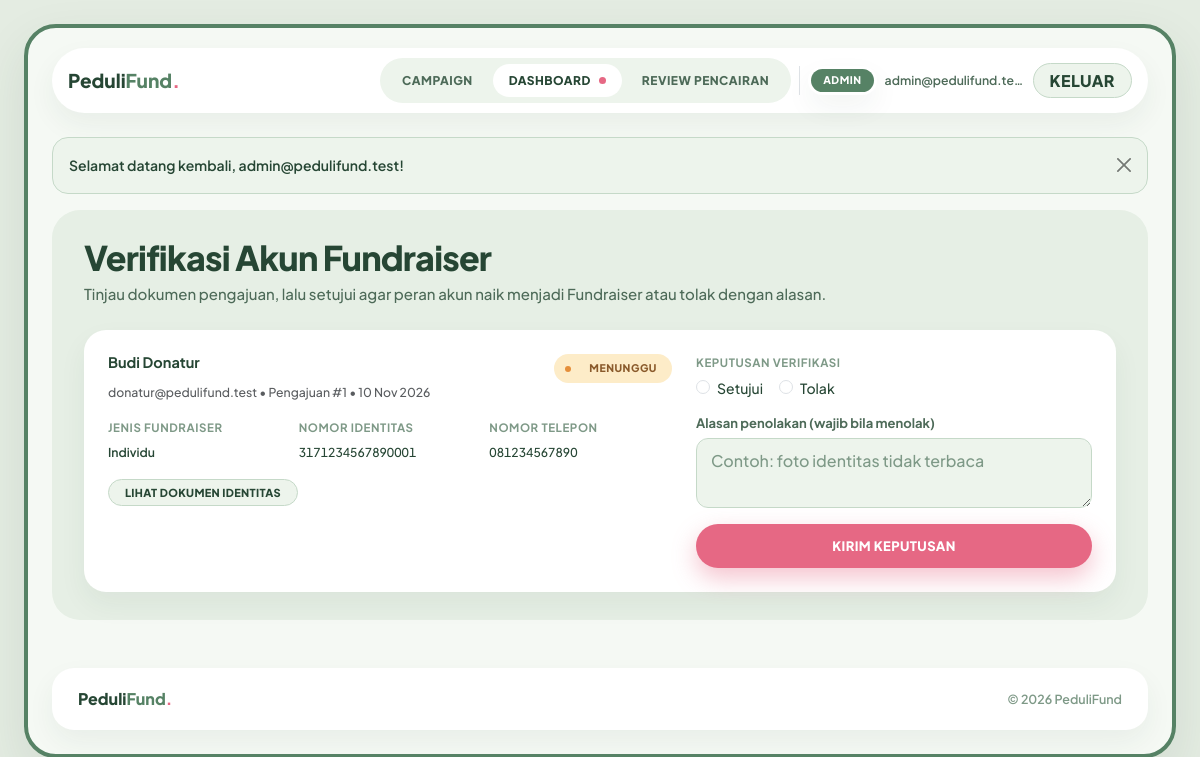
The app's page /verifikasi_akun.php (signed in) with its own data.
### tables this page shows
CREATE TABLE IF NOT EXISTS verifikasi_fundraiser (
    id_verifikasi INT AUTO_INCREMENT PRIMARY KEY,
    id_user INT NOT NULL,
     
    jenis_fundraiser ENUM('Individu', 'Organisasi') NOT NULL,
    nama_lengkap VARCHAR(150) NOT NULL,
    nomor_identitas VARCHAR(50) NOT NULL,
    nomor_telepon VARCHAR(20) NOT NULL,
    dokumen_verifikasi VARCHAR(255) NOT NULL,
    dokumen_pendukung VARCHAR(255) NULL,
    status_dokumen ENUM('Menunggu', 'Valid', 'Ditolak') NOT NULL DEFAULT 'Menunggu',
    alasan_penolakan TEXT NULL,
    tanggal_pengajuan DATETIME NOT NULL DEFAULT CURRENT_TIMESTAMP,
    tanggal_keputusan DATETIME NULL,
    CONSTRAINT fk_verifikasi_pengguna
        FOREIGN KEY (id_user) REFERENCES pengguna (id_user)
        ON DELETE CASCADE ON UPDATE CASCADE
);

CREATE TABLE IF NOT EXISTS pengguna (
    id_user INT AUTO_INCREMENT PRIMARY KEY,
    email VARCHAR(255) NOT NULL UNIQUE,
    password VARCHAR(255) NOT NULL,
    role ENUM('Admin', 'Donatur', 'Fundraiser') NOT NULL,
    status_akun ENUM('Aktif', 'Dibekukan') NOT NULL DEFAULT 'Aktif',
    suspend_sampai DATE NULL,
     
    foto_wajah VARCHAR(255) NULL
);

### app/controllers/CampaignController.php (called while the page is built, shortened)
<?php
class CampaignController
{
    private ?VerifikasiFundraiserEntity $verifikasiEntity;
    public function __construct(
        CampaignEntity $campaignEntity,
        ?PencairanEntity $pencairanEntity = null,
        ?UserCredentialsDB $userModel = null,
        ?PencairanController $pencairanController = null,
        ?VerifikasiFundraiserEntity $verifikasiEntity = null
    ) {
        $this->verifikasiEntity = $verifikasiEntity;
    }
    public function verifikasiAkun(): void
    {
        $daftarMenunggu = $this->verifikasiEntity !== null
            ? $this->verifikasiEntity->ambilMenunggu()
            : [];
        require __DIR__ . '/../../views/verifikasi_akun.php';
    }
}

### verifikasi_akun.php (called while the page is built, shortened)
<?php
require_once 'app/bootstrap.php';
$controller = new CampaignController(
    new CampaignEntity($pdo),
    null,
    new UserCredentialsDB($pdo),
    null,
    new VerifikasiFundraiserEntity($pdo)
);
$controller->verifikasiAkun();

### app/models/VerifikasiFundraiserEntity.php (called while the page is built, shortened)
<?php
class VerifikasiFundraiserEntity
{
    private PDO $pdo;
    public function __construct(PDO $pdo)
    {
        $this->pdo = $pdo;
    }
    public function ambilMenunggu(): array
    {
        $sql = 'SELECT v.*, p.email
                FROM verifikasi_fundraiser v
                INNER JOIN pengguna p ON p.id_user = v.id_user
                WHERE v.status_dokumen = :status
                ORDER BY v.id_verifikasi ASC';
        $pernyataan = $this->pdo->prepare($sql);
        $pernyataan->execute([':status' => 'Menunggu']);
        return $pernyataan->fetchAll();
    }
}

### app/helpers/fungsi.php (called while the page is built, shortened)
<?php
function e($teks): string
{
    return htmlspecialchars((string) $teks, ENT_QUOTES, 'UTF-8');
}
function formatTanggal($tanggal): string
{
    $waktu = strtotime((string) $tanggal);
    $daftarBulan = [
        1 => 'Jan', 2 => 'Feb', 3 => 'Mar', 4 => 'Apr',
        5 => 'Mei', 6 => 'Jun', 7 => 'Jul', 8 => 'Agu',
        9 => 'Sep', 10 => 'Okt', 11 => 'Nov', 12 => 'Des'
    ];
    $hari = date('j', $waktu);
    $bulan = $daftarBulan[(int) date('n', $waktu)] ?? date('M', $waktu);
    $tahun = date('Y', $waktu);
    return $hari . ' ' . $bulan . ' ' . $tahun;
}
function kelasBadgeStatus($status): string
{
    $kelas = [
        'Pending'       => 'pf-badge--pending',
        'Menunggu'      => 'pf-badge--pending',
        'Aktif'         => 'pf-badge--aktif',
        'Disetujui'     => 'pf-badge--aktif',
        'Dicairkan'     => 'pf-badge--aktif',
        'Valid'         => 'pf-badge--aktif',
        'Ditolak'       => 'pf-badge--ditolak',
        'Dibekukan'     => 'pf-badge--ditolak',
        'Selesai'       => 'pf-badge--selesai',
        'Terverifikasi' => 'pf-badge--selesai',
    ];
    return $kelas[$status] ?? 'pf-badge--netral';
}

### views/verifikasi_akun.php (the view, shortened to what this page needs)
<?php
require __DIR__ . '/layout/header.php';
?>
<section class="bagian-halaman">
    <div class="pf-tray">
        <div class="mb-4">
            <h1 class="pf-h1">Verifikasi Akun Fundraiser</h1>
            <p class="pf-subjudul mb-0 mt-1">Tinjau dokumen pengajuan, lalu setujui agar peran akun naik menjadi Fundraiser atau tolak dengan alasan.</p>
        </div>
        <?php if ($daftarMenunggu === []): ?>
            <div class="pf-card p-4 text-center">
                <p class="mb-0">Tidak ada pengajuan verifikasi akun yang menunggu.</p>
            </div>
        <?php else: ?>
            <div class="d-flex flex-column gap-3">
                <?php foreach ($daftarMenunggu as $pengajuan): ?>
                    <?php $idVerifikasi = (int) $pengajuan['id_verifikasi']; ?>
                    <div class="pf-card p-4">
                        <div class="row g-4">
                            <div class="col-md-7">
                                <div class="d-flex justify-content-between align-items-start gap-2">
                                    <h2 class="h5 fw-bold mb-1 pf-teks-judul"><?= e($pengajuan['nama_lengkap']) ?></h2>
                                    <span class="pf-badge <?= e(kelasBadgeStatus($pengajuan['status_dokumen'])) ?>"><span class="pf-badge-pil"><?= e($pengajuan['status_dokumen']) ?></span></span>
                                </div>
                                <p class="small text-muted mb-3">
                                    <?= e($pengajuan['email']) ?> &bull; Pengajuan #<?= e((string) $idVerifikasi) ?>
                                    <?php if (!empty($pengajuan['tanggal_pengajuan'])): ?>
                                        &bull; <?= e(formatTanggal($pengajuan['tanggal_pengajuan'])) ?>
                                    <?php endif; ?>
                                </p>
                                <div class="row g-2 small mb-3">
                                    <div class="col-md-4">
                                        <span class="pf-metrik-label d-block">Jenis Fundraiser</span>
                                        <span class="fw-semibold"><?= e($pengajuan['jenis_fundraiser']) ?></span>
                                    </div>
                                    <div class="col-md-4">
                                        <span class="pf-metrik-label d-block">Nomor Identitas</span>
                                        <span class="pf-angka"><?= e($pengajuan['nomor_identitas']) ?></span>
                                    </div>
                                    <div class="col-md-4">
                                        <span class="pf-metrik-label d-block">Nomor Telepon</span>
                                        <span class="pf-angka"><?= e($pengajuan['nomor_telepon']) ?></span>
                                    </div>
                                </div>
                                <div class="d-flex flex-wrap gap-2">
                                    <a class="btn-pf-outline py-1 px-3" style="font-size: 11px;" target="_blank" rel="noopener"
                                       href="<?= e(BASE_URL) ?>/unduh_dokumen_verifikasi.php?id_verifikasi=<?= e((string) $idVerifikasi) ?>">Lihat Dokumen Identitas</a>
                                </div>
                            </div>
                            <div class="col-md-5 d-flex flex-column">
                                <form method="post" action="<?= e(BASE_URL) ?>/verifikasi_akun.php" class="mt-auto">
                                    <fieldset class="mb-2">
                                        <legend class="pf-metrik-label mb-1">Keputusan Verifikasi</legend>
                                        <div class="d-flex gap-3">
                                            <div class="form-check">
                                                <input class="form-check-input" type="radio" name="keputusan" id="keputusan-setujui-<?= e((string) $idVerifikasi) ?>" value="setujui" required>
                                                <label class="form-check-label" for="keputusan-setujui-<?= e((string) $idVerifikasi) ?>">Setujui</label>
                                            </div>
                                            <div class="form-check">
                                                <input class="form-check-input" type="radio" name="keputusan" id="keputusan-tolak-<?= e((string) $idVerifikasi) ?>" value="tolak">
                                                <label class="form-check-label" for="keputusan-tolak-<?= e((string) $idVerifikasi) ?>">Tolak</label>
                                            </div>
                                        </div>
                                    </fieldset>
                                    <label class="form-label small mb-1" for="alasan-<?= e((string) $idVerifikasi) ?>">Alasan penolakan (wajib bila menolak)</label>
                                    <textarea class="form-control" id="alasan-<?= e((string) $idVerifikasi) ?>" name="alasan_penolakan" rows="2"
                                              placeholder="Contoh: foto identitas tidak terbaca"></textarea>
                                    <button class="btn-pf-cta w-100 justify-content-center mt-3" type="submit">Kirim Keputusan</button>
                                </form>
                            </div>
                        </div>
                    </div>
                <?php endforeach; ?>
            </div>
        <?php endif; ?>
    </div>
</section>
<?php require __DIR__ . '/layout/footer.php'; ?>

### assets/css/pedulifund-theme.css (style rules this page uses)
:root { --bg-outer: #E4ECE2; --bg-canvas: #F5F9F4; --bg-tray: #E6EFE5; --surface-white: #FFFFFF; --green-deep: #264634; --green-primary: #568265; --green-mid: #739B80; --green-light: #C5D9C8; --green-pale: #EDF4EC; --pink-primary: #E66884; --pink-hover: #D2526E; --pink-soft: #FADCE3; --pink-blush: #FFF0F3; --status-pending-bg: #FDECC8; --status-pending-fg: #8A5A2B; --status-pending-dot: #E58E3A; --text-main: #264634; --text-body: #4D6A58; --text-muted: #7E9987; --radius-window: 32px; --radius-tray: 28px; --radius-card: 22px; --radius-input: 12px; --radius-pill: 999px; --shadow-card: 0 12px 28px rgba(38, 70, 52, 0.06); --shadow-pink: 0 8px 20px rgba(230, 104, 132, 0.32); --shadow-pink-cta: 0 10px 25px rgba(230, 104, 132, 0.4); --shadow-window: 0 20px 50px rgba(38, 70, 52, 0.10); }
body { font-family: 'Plus Jakarta Sans', sans-serif; background-color: var(--bg-outer); color: var(--text-main); font-size: 14px; font-weight: 500; line-height: 1.6; margin: 0; padding: 0; }
.pf-h1 { font-size: clamp(28px, 4vw, 34px); font-weight: 800; color: var(--green-deep); line-height: 1.2; letter-spacing: -0.8px; margin: 0; }
.pf-subjudul { font-size: 15px; color: var(--text-body); margin: 0; }
.pf-metrik-label { font-size: 11.5px; font-weight: 700; text-transform: uppercase; letter-spacing: 0.05em; color: var(--text-muted); margin: 0 0 6px; }
.pf-tray { background-color: var(--bg-tray); border-radius: var(--radius-tray); padding: 28px 32px; margin-bottom: 28px; }
.pf-card { background-color: var(--surface-white); border-radius: var(--radius-card); box-shadow: var(--shadow-card); border: none; }
.bagian-halaman { margin-bottom: 1.5rem; }
.btn-pf-cta { background-color: var(--pink-primary); color: #FFFFFF; font-weight: 800; text-decoration: none; border-radius: var(--radius-pill); padding: 12px 28px; border: none; box-shadow: var(--shadow-pink-cta); transition: background-color 0.2s ease, transform 0.2s ease; display: inline-flex; align-items: center; gap: 12px; cursor: pointer; font-size: 13px; text-transform: uppercase; letter-spacing: 0.03em; }
.btn-pf-outline { background-color: var(--green-pale); color: var(--green-deep); font-weight: 800; text-decoration: none; border: 1.5px solid var(--green-light); border-radius: var(--radius-pill); padding: 12px 26px; transition: border-color 0.2s ease; display: inline-flex; align-items: center; gap: 10px; cursor: pointer; font-size: 13px; text-transform: uppercase; letter-spacing: 0.03em; }
.pf-badge { display: inline-flex; align-items: center; gap: 6px; padding: 3px; border-radius: var(--radius-pill); font-size: 10.5px; font-weight: 800; letter-spacing: 0.05em; text-transform: uppercase; white-space: nowrap; }
.pf-badge-pil { display: inline-block; padding: 3px 12px; border-radius: var(--radius-pill); }
.pf-badge--pending { background-color: var(--status-pending-bg); color: var(--status-pending-fg); }
.pf-badge--pending::before { content: ''; width: 6px; height: 6px; border-radius: 50%; background-color: var(--status-pending-dot); margin-left: 8px; flex: none; }
.form-label { font-size: 13px; font-weight: 700; color: var(--text-body); }
.form-control, .form-select { background-color: var(--green-pale); border: 1.5px solid var(--green-light); border-radius: var(--radius-input); color: var(--green-deep); font-weight: 600; padding: 10px 14px; }
.form-control::placeholder { color: var(--text-muted); font-weight: 500; }
.pf-teks-judul { color: var(--green-deep); font-size: 14.5px; }
.pf-angka { font-variant-numeric: tabular-nums; }

### records on screen
verifikasi_fundraiser: nama_lengkap "Budi Donatur", status_dokumen "MENUNGGU", id_user.email "donatur@pedulifund.test", id_verifikasi "1", tanggal_pengajuan "10 Nov 2026", jenis_fundraiser "Individu", nomor_identitas "3171234567890001", nomor_telepon "081234567890", alasan_penolakan "Contoh: foto identitas tidak terbaca"

### other values on screen
peranPenggunaAktif() "ADMIN"
penggunaAktif()['email'] "admin@pedulifund.test"
$pesan['teks'] "Selamat datang kembali, admin@pedulifund.test!"
